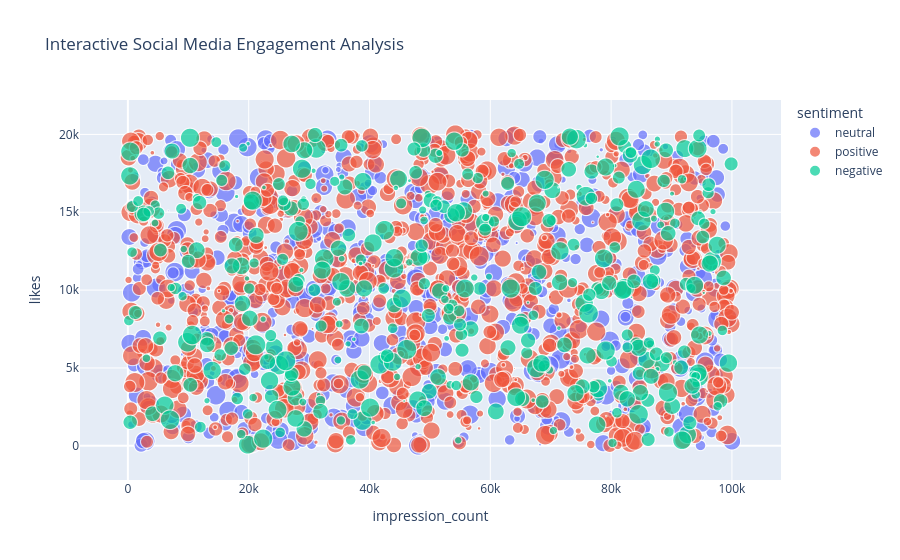

The code cell stored with this chart in its notebook:
### Code cell
fig = px.scatter(
    df.sample(min(2000, len(df)), random_state=42),
    x="impression_count",
    y="likes",
    size="comments",
    color="sentiment",
    hover_data=["post_type", "country"],
    title="Interactive Social Media Engagement Analysis"
)

fig.show()

### Figure 1 — Plotly figure (JSON) as saved in the notebook; plotly's stock layout.template omitted (floating-point values rounded to 4 significant figures; data arrays with more than 128 entries replaced by an {"elided": "..."} marker saying what was removed)
{"data": [{"customdata": {"elided": "616x2 str values"}, "hovertemplate": "sentiment=neutral<br>impression_count=%{x}<br>likes=%{y}<br>comments=%{marker.size}<br>post_type=%{customdata[0]}<br>country=%{customdata[1]}<extra></extra>", "legendgroup": "neutral", "marker": {"color": "#636efa", "size": {"elided": "616 float values"}, "sizemode": "area", "sizeref": 7.497, "symbol": "circle"}, "mode": "markers", "name": "neutral", "showlegend": true, "type": "scattergl", "x": {"elided": "616 float values"}, "xaxis": "x", "y": {"elided": "616 float values"}, "yaxis": "y"}, {"customdata": {"elided": "999x2 str values"}, "hovertemplate": "sentiment=positive<br>impression_count=%{x}<br>likes=%{y}<br>comments=%{marker.size}<br>post_type=%{customdata[0]}<br>country=%{customdata[1]}<extra></extra>", "legendgroup": "positive", "marker": {"color": "#EF553B", "size": {"elided": "999 float values"}, "sizemode": "area", "sizeref": 7.497, "symbol": "circle"}, "mode": "markers", "name": "positive", "showlegend": true, "type": "scattergl", "x": {"elided": "999 float values"}, "xaxis": "x", "y": {"elided": "999 float values"}, "yaxis": "y"}, {"customdata": {"elided": "385x2 str values"}, "hovertemplate": "sentiment=negative<br>impression_count=%{x}<br>likes=%{y}<br>comments=%{marker.size}<br>post_type=%{customdata[0]}<br>country=%{customdata[1]}<extra></extra>", "legendgroup": "negative", "marker": {"color": "#00cc96", "size": {"elided": "385 float values"}, "sizemode": "area", "sizeref": 7.497, "symbol": "circle"}, "mode": "markers", "name": "negative", "showlegend": true, "type": "scattergl", "x": {"elided": "385 float values"}, "xaxis": "x", "y": {"elided": "385 float values"}, "yaxis": "y"}], "layout": {"legend": {"itemsizing": "constant", "title": {"text": "sentiment"}, "tracegroupgap": 0}, "title": {"text": "Interactive Social Media Engagement Analysis"}, "xaxis": {"anchor": "y", "domain": [0, 1], "title": {"text": "impression_count"}}, "yaxis": {"anchor": "x", "domain": [0, 1], "title": {"text": "likes"}}}}
